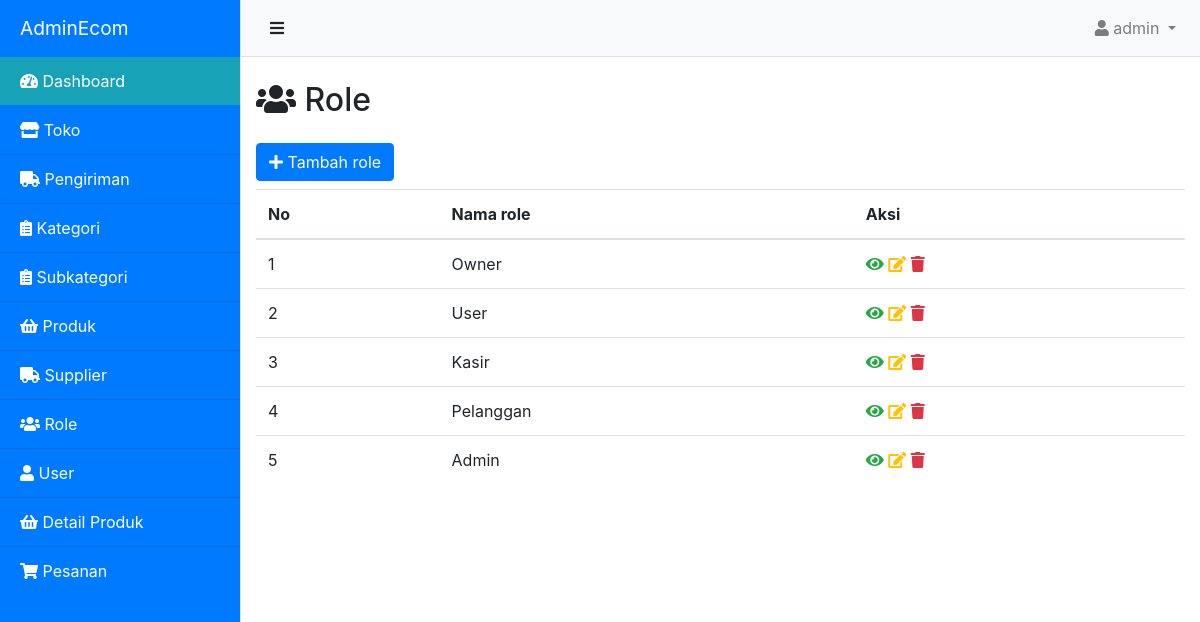
Page /admin/dashboard.php?module=role&page=daftar-role (signed in) on the committed database.
### tables this page shows
CREATE TABLE `role` (
  `id` int(11) NOT NULL,
  `role` varchar(100) NOT NULL
);

### model/koneksi.php (called while the page is built, shortened)
<?php
class Koneksi {
    private $conn;
    private $host = 'localhost';
    private $user = 'root';
    private $pass = '';
    private $dbname = 'adminecom';
    public function __construct()
    {
        $this->conn = new mysqli($this->host, $this->user, $this->pass, $this->dbname);
    }
    public function getConnection()
    {
        return $this->conn;
    }
}

### model/Role.php (called while the page is built, shortened)
<?php
require_once 'koneksi.php';
class Role extends Koneksi
{
    private $conn;
    public function __construct()
    {
        $this->conn = $this->getConnection();
    }
    public function getAll()
    {
        $query = "SELECT * FROM role ORDER BY id DESC";
        $result = $this->conn->query($query);
        $data = array();
        if($result->num_rows > 0){
            while($row = $result->fetch_assoc()){
                $data[] = $row;
            }
        }
        return $data;
    }
}

### admin/page/role/daftar-role.php (the view)
<h2 class="mt-4 mb-4"><i class="fas fa-users"></i> Role</h2>
<button type="button" class="btn btn-primary mb-2" onclick="window.location.href='dashboard.php?module=role&page=tambah-role'"><i class="fas fa-plus"></i> Tambah role</button>
<div class="row">
    <div class="col">
        <table class="table table-hover">
            <thead>
                <tr>
                    <th>No</th>
                    <th>Nama role</th>
                    <th>Aksi</th>
                </tr>
            </thead>
            <tbody>
                <?php
                    require_once('../model/Role.php');
                    $role = new Role();
                    $roles = $role->getAll();
                    $no = 1;
                    foreach ($roles as $row) :
                ?>
                <tr>
                    <td><?= $no++ ?></td>
                    <td><?= $row['role'] ?></td>
                    <td>
                        <a href="#"><i class="fa fa-eye text-success"></i></a>
                        <a href="dashboard.php?module=role&page=edit-role&id=<?= $row['id'] ?>"><i class="fa fa-edit text-warning"></i></a>
                        <a href="page/role/deleterole.php?id=<?= $row['id'] ?>"><i class="fa fa-trash text-danger"></i></a>
                    </td>
                </tr>
                <?php endforeach; ?>
            </tbody>
        </table>
    </div>
</div>

### assets/css/simple-sidebar.css (style rules this page uses)
body { overflow-x: hidden; }

### rows in the picture
role: role "Owner"
role: role "User"
role: role "Kasir"
role: role "Pelanggan"
role: role "Admin"

### other values in the picture
$username "admin"
